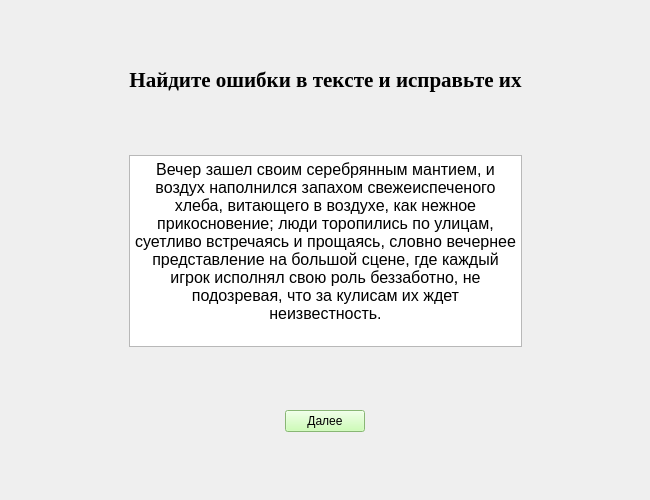
<?xml version="1.0" encoding="UTF-8"?>
<ui version="4.0">
 <class>Form</class>
 <widget class="QWidget" name="Form">
  <property name="geometry">
   <rect>
    <x>0</x>
    <y>0</y>
    <width>650</width>
    <height>500</height>
   </rect>
  </property>
  <property name="sizePolicy">
   <sizepolicy hsizetype="Preferred" vsizetype="Preferred">
    <horstretch>0</horstretch>
    <verstretch>0</verstretch>
   </sizepolicy>
  </property>
  <property name="minimumSize">
   <size>
    <width>400</width>
    <height>0</height>
   </size>
  </property>
  <property name="windowTitle">
   <string>ExerciseSecond</string>
  </property>
  <layout class="QGridLayout" name="gridLayout">
   <item row="2" column="1">
    <spacer name="verticalSpacer_3">
     <property name="orientation">
      <enum>Qt::Vertical</enum>
     </property>
     <property name="sizeHint" stdset="0">
      <size>
       <width>20</width>
       <height>40</height>
      </size>
     </property>
    </spacer>
   </item>
   <item row="3" column="2">
    <spacer name="horizontalSpacer_2">
     <property name="orientation">
      <enum>Qt::Horizontal</enum>
     </property>
     <property name="sizeHint" stdset="0">
      <size>
       <width>40</width>
       <height>20</height>
      </size>
     </property>
    </spacer>
   </item>
   <item row="0" column="1">
    <spacer name="verticalSpacer">
     <property name="orientation">
      <enum>Qt::Vertical</enum>
     </property>
     <property name="sizeHint" stdset="0">
      <size>
       <width>20</width>
       <height>40</height>
      </size>
     </property>
    </spacer>
   </item>
   <item row="6" column="1">
    <spacer name="verticalSpacer_2">
     <property name="orientation">
      <enum>Qt::Vertical</enum>
     </property>
     <property name="sizeHint" stdset="0">
      <size>
       <width>20</width>
       <height>40</height>
      </size>
     </property>
    </spacer>
   </item>
   <item row="3" column="0">
    <spacer name="horizontalSpacer">
     <property name="orientation">
      <enum>Qt::Horizontal</enum>
     </property>
     <property name="sizeHint" stdset="0">
      <size>
       <width>40</width>
       <height>20</height>
      </size>
     </property>
    </spacer>
   </item>
   <item row="5" column="0">
    <spacer name="horizontalSpacer_3">
     <property name="orientation">
      <enum>Qt::Horizontal</enum>
     </property>
     <property name="sizeHint" stdset="0">
      <size>
       <width>40</width>
       <height>20</height>
      </size>
     </property>
    </spacer>
   </item>
   <item row="1" column="0">
    <spacer name="horizontalSpacer_5">
     <property name="orientation">
      <enum>Qt::Horizontal</enum>
     </property>
     <property name="sizeHint" stdset="0">
      <size>
       <width>40</width>
       <height>20</height>
      </size>
     </property>
    </spacer>
   </item>
   <item row="5" column="2">
    <spacer name="horizontalSpacer_4">
     <property name="orientation">
      <enum>Qt::Horizontal</enum>
     </property>
     <property name="sizeHint" stdset="0">
      <size>
       <width>40</width>
       <height>20</height>
      </size>
     </property>
    </spacer>
   </item>
   <item row="1" column="2">
    <spacer name="horizontalSpacer_6">
     <property name="orientation">
      <enum>Qt::Horizontal</enum>
     </property>
     <property name="sizeHint" stdset="0">
      <size>
       <width>40</width>
       <height>20</height>
      </size>
     </property>
    </spacer>
   </item>
   <item row="3" column="1">
    <layout class="QHBoxLayout" name="horizontalLayout_2">
     <property name="sizeConstraint">
      <enum>QLayout::SetFixedSize</enum>
     </property>
     <item>
      <widget class="QTextEdit" name="ExerciseSecondtextEdit">
       <property name="sizePolicy">
        <sizepolicy hsizetype="Minimum" vsizetype="Expanding">
         <horstretch>0</horstretch>
         <verstretch>0</verstretch>
        </sizepolicy>
       </property>
       <property name="minimumSize">
        <size>
         <width>350</width>
         <height>0</height>
        </size>
       </property>
       <property name="styleSheet">
        <string notr="true">QWidget:focus {
    border: 2px solid black;
}</string>
       </property>
       <property name="html">
        <string>&lt;!DOCTYPE HTML PUBLIC &quot;-//W3C//DTD HTML 4.0//EN&quot; &quot;http://www.w3.org/TR/REC-html40/strict.dtd&quot;&gt;
&lt;html&gt;&lt;head&gt;&lt;meta name=&quot;qrichtext&quot; content=&quot;1&quot; /&gt;&lt;style type=&quot;text/css&quot;&gt;
p, li { white-space: pre-wrap; }
&lt;/style&gt;&lt;/head&gt;&lt;body style=&quot; font-family:'MS Shell Dlg 2'; font-size:8.25pt; font-weight:400; font-style:normal;&quot;&gt;
&lt;p align=&quot;center&quot; style=&quot; margin-top:0px; margin-bottom:0px; margin-left:0px; margin-right:0px; -qt-block-indent:0; text-indent:0px;&quot;&gt;&lt;span style=&quot; font-family:'Times New Roman'; font-size:12pt;&quot;&gt;Вечер зашел своим серебрянным мантием, и воздух наполнился запахом свежеиспеченого хлеба, витающего в воздухе, как нежное прикосновение; люди торопились по улицам, суетливо встречаясь и прощаясь, словно вечернее представление на большой сцене, где каждый игрок исполнял свою роль беззаботно, не подозревая, что за кулисам их ждет неизвестность.&lt;/span&gt;&lt;/p&gt;&lt;/body&gt;&lt;/html&gt;</string>
       </property>
      </widget>
     </item>
    </layout>
   </item>
   <item row="5" column="1">
    <layout class="QHBoxLayout" name="horizontalLayout_3">
     <item>
      <widget class="QPushButton" name="pushButton">
       <property name="sizePolicy">
        <sizepolicy hsizetype="Fixed" vsizetype="Fixed">
         <horstretch>0</horstretch>
         <verstretch>0</verstretch>
        </sizepolicy>
       </property>
       <property name="styleSheet">
        <string notr="true">background-color: rgb(190, 255, 162);</string>
       </property>
       <property name="text">
        <string>Далее</string>
       </property>
      </widget>
     </item>
    </layout>
   </item>
   <item row="1" column="1">
    <layout class="QHBoxLayout" name="horizontalLayout">
     <item>
      <widget class="QLabel" name="label">
       <property name="font">
        <font>
         <family>Times New Roman</family>
         <kerning>false</kerning>
        </font>
       </property>
       <property name="text">
        <string>&lt;html&gt;&lt;head/&gt;&lt;body&gt;&lt;p align=&quot;center&quot;&gt;&lt;span style=&quot; font-size:16pt; font-weight:600;&quot;&gt;Найдите ошибки в тексте и исправьте их&lt;/span&gt;&lt;/p&gt;&lt;/body&gt;&lt;/html&gt;</string>
       </property>
      </widget>
     </item>
    </layout>
   </item>
   <item row="4" column="1">
    <spacer name="verticalSpacer_4">
     <property name="orientation">
      <enum>Qt::Vertical</enum>
     </property>
     <property name="sizeHint" stdset="0">
      <size>
       <width>20</width>
       <height>40</height>
      </size>
     </property>
    </spacer>
   </item>
  </layout>
 </widget>
 <resources/>
 <connections/>
</ui>
